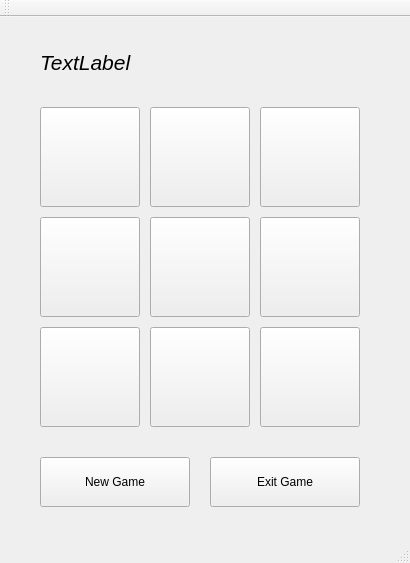
<?xml version="1.0" encoding="UTF-8"?>
<ui version="4.0">
 <class>MainWindow</class>
 <widget class="QMainWindow" name="MainWindow">
  <property name="geometry">
   <rect>
    <x>0</x>
    <y>0</y>
    <width>410</width>
    <height>563</height>
   </rect>
  </property>
  <property name="windowTitle">
   <string>MainWindow</string>
  </property>
  <widget class="QWidget" name="centralWidget">
   <widget class="QPushButton" name="newGameBtn">
    <property name="geometry">
     <rect>
      <x>40</x>
      <y>440</y>
      <width>150</width>
      <height>50</height>
     </rect>
    </property>
    <property name="text">
     <string>New Game</string>
    </property>
   </widget>
   <widget class="QPushButton" name="cell1">
    <property name="geometry">
     <rect>
      <x>40</x>
      <y>90</y>
      <width>100</width>
      <height>100</height>
     </rect>
    </property>
    <property name="text">
     <string/>
    </property>
   </widget>
   <widget class="QPushButton" name="cell5">
    <property name="geometry">
     <rect>
      <x>150</x>
      <y>200</y>
      <width>100</width>
      <height>100</height>
     </rect>
    </property>
    <property name="text">
     <string/>
    </property>
   </widget>
   <widget class="QPushButton" name="cell4">
    <property name="geometry">
     <rect>
      <x>40</x>
      <y>200</y>
      <width>100</width>
      <height>100</height>
     </rect>
    </property>
    <property name="text">
     <string/>
    </property>
   </widget>
   <widget class="QPushButton" name="cell2">
    <property name="geometry">
     <rect>
      <x>150</x>
      <y>90</y>
      <width>100</width>
      <height>100</height>
     </rect>
    </property>
    <property name="text">
     <string/>
    </property>
   </widget>
   <widget class="QPushButton" name="cell3">
    <property name="geometry">
     <rect>
      <x>260</x>
      <y>90</y>
      <width>100</width>
      <height>100</height>
     </rect>
    </property>
    <property name="text">
     <string/>
    </property>
   </widget>
   <widget class="QPushButton" name="cell6">
    <property name="geometry">
     <rect>
      <x>260</x>
      <y>200</y>
      <width>100</width>
      <height>100</height>
     </rect>
    </property>
    <property name="text">
     <string/>
    </property>
   </widget>
   <widget class="QPushButton" name="cell8">
    <property name="geometry">
     <rect>
      <x>150</x>
      <y>310</y>
      <width>100</width>
      <height>100</height>
     </rect>
    </property>
    <property name="text">
     <string/>
    </property>
   </widget>
   <widget class="QPushButton" name="cell7">
    <property name="geometry">
     <rect>
      <x>40</x>
      <y>310</y>
      <width>100</width>
      <height>100</height>
     </rect>
    </property>
    <property name="text">
     <string/>
    </property>
   </widget>
   <widget class="QPushButton" name="cell9">
    <property name="geometry">
     <rect>
      <x>260</x>
      <y>310</y>
      <width>100</width>
      <height>100</height>
     </rect>
    </property>
    <property name="text">
     <string/>
    </property>
   </widget>
   <widget class="QPushButton" name="exitBtn">
    <property name="geometry">
     <rect>
      <x>210</x>
      <y>440</y>
      <width>150</width>
      <height>50</height>
     </rect>
    </property>
    <property name="text">
     <string>Exit Game</string>
    </property>
   </widget>
   <widget class="QLabel" name="mainLabel">
    <property name="geometry">
     <rect>
      <x>40</x>
      <y>20</y>
      <width>320</width>
      <height>50</height>
     </rect>
    </property>
    <property name="font">
     <font>
      <pointsize>16</pointsize>
      <italic>true</italic>
     </font>
    </property>
    <property name="text">
     <string>TextLabel</string>
    </property>
   </widget>
  </widget>
  <widget class="QMenuBar" name="menuBar">
   <property name="geometry">
    <rect>
     <x>0</x>
     <y>0</y>
     <width>410</width>
     <height>25</height>
    </rect>
   </property>
  </widget>
  <widget class="QToolBar" name="mainToolBar">
   <attribute name="toolBarArea">
    <enum>TopToolBarArea</enum>
   </attribute>
   <attribute name="toolBarBreak">
    <bool>false</bool>
   </attribute>
  </widget>
  <widget class="QStatusBar" name="statusBar"/>
 </widget>
 <layoutdefault spacing="6" margin="11"/>
 <resources/>
 <connections>
  <connection>
   <sender>exitBtn</sender>
   <signal>clicked()</signal>
   <receiver>cell5</receiver>
   <slot>close()</slot>
   <hints>
    <hint type="sourcelabel">
     <x>284</x>
     <y>502</y>
    </hint>
    <hint type="destinationlabel">
     <x>199</x>
     <y>287</y>
    </hint>
   </hints>
  </connection>
  <connection>
   <sender>cell1</sender>
   <signal>clicked()</signal>
   <receiver>cell1</receiver>
   <slot>animateClick()</slot>
   <hints>
    <hint type="sourcelabel">
     <x>89</x>
     <y>177</y>
    </hint>
    <hint type="destinationlabel">
     <x>89</x>
     <y>177</y>
    </hint>
   </hints>
  </connection>
 </connections>
</ui>
